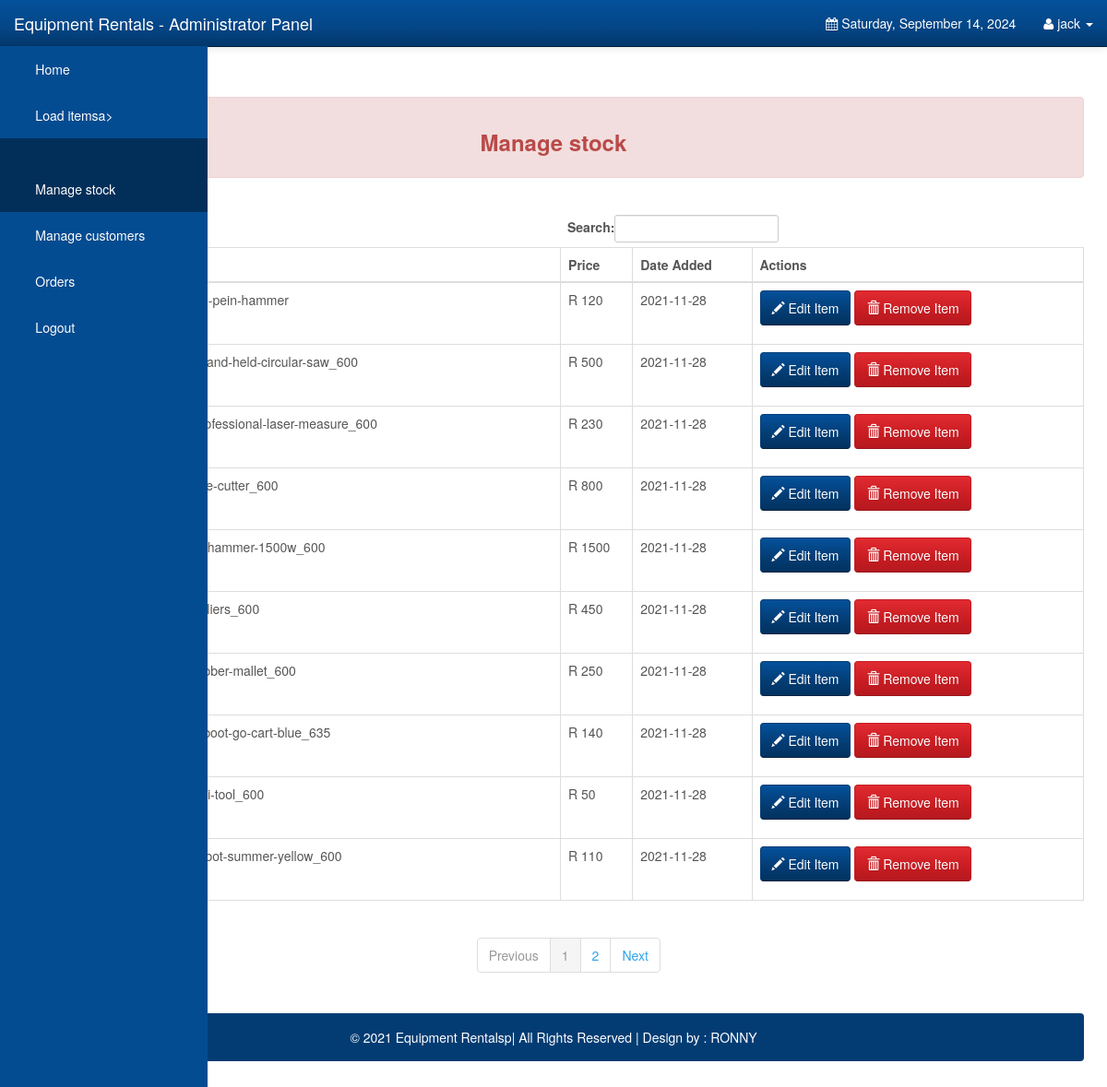
Page /Admin/itemssample.php (signed in) on the committed database.
### tables this page shows
CREATE TABLE `items` (
  `item_id` int(10) UNSIGNED NOT NULL,
  `item_name` varchar(5000) NOT NULL DEFAULT '',
  `item_price` double DEFAULT NULL,
  `item_image` varchar(5000) NOT NULL DEFAULT '',
  `item_date` date NOT NULL DEFAULT '0000-00-00'
);

### Admin/itemssample.php (the view, shortened to what this page needs)
<!DOCTYPE html>
<html lang="en">
<head>
    <link rel="stylesheet" type="text/css" href="bootstrap/css/bootstrap.min.css" />
    <link rel="stylesheet" type="text/css" href="font-awesome/css/font-awesome.min.css" />
    <link rel="stylesheet" type="text/css" href="css/local.css" />
</head>
<body>
    <div id="wrapper">
        <nav class="navbar navbar-inverse navbar-fixed-top" role="navigation">
            <div class="navbar-header">
                <a class="navbar-brand" href="index.php">Equipment Rentals - Administrator Panel</a>
            </div>
            <div class="collapse navbar-collapse navbar-ex1-collapse">
                <ul class="nav navbar-nav side-nav">
                    <li><a href="index.php"> &nbsp; &nbsp; &nbsp; Home</a></li>
					<li><a data-toggle="modal" data-target="#uploadModal"> &nbsp; &nbsp; &nbsp; Load itemsa></li>
					<li class="active"><a href="items.php"> &nbsp; &nbsp; &nbsp; Manage stock</a></li>
					<li><a href="customers.php"> &nbsp; &nbsp; &nbsp; Manage customers</a></li>
					<li><a href="orderdetails.php"> &nbsp; &nbsp; &nbsp; Orders</a></li>
					<li><a href="logout.php"> &nbsp; &nbsp; &nbsp; Logout</a></li>
                </ul>
                <ul class="nav navbar-nav navbar-right navbar-user">
                    <li class="dropdown messages-dropdown">
                        <a href="#"><i class="fa fa-calendar"></i>  <?php
                            $Today=date('y:m:d');
                            $new=date('l, F d, Y',strtotime($Today));
                            echo $new; ?></a>
                    </li>
                     <li class="dropdown user-dropdown">
                        <a href="#" class="dropdown-toggle" data-toggle="dropdown"><i class="fa fa-user"></i> <?php   extract($_SESSION); echo $admin_username; ?><b class="caret"></b></a>
                    </li>
                </ul>
            </div>
        </nav>
    </div>
        <div id="page-wrapper">
			 <div class="alert alert-danger">
               <center> <h3><strong>Manage stock</strong> </h3></center>
		    </div>
		    <br />
			<div class="table-responsive">
                <table class="display table table-bordered" id="example" cellspacing="0" width="100%">
                    <thead>
                        <tr>
                            <th>Image</th>
                            <th>Name of Item</th>
				            <th>Price</th>
				            <th>Date Added</th>
                            <th>Actions</th>
                        </tr>
                    </thead>
                    <tbody>
			        <?php
                       include("config.php");
	                    $stmt = $DB_con->prepare('SELECT * FROM items');
	                    $stmt->execute();
	                    if($stmt->rowCount() > 0)
	                    {
		            while($row=$stmt->fetch(PDO::FETCH_ASSOC))
		            {
			            extract($row);
			    ?>
                <tr>
                  <td>
				<center> <img src="item_images/<?php echo $item_image; ?>" class="img img-rounded"  width="50" height="50" /></center>
				 </td>
                 <td><?php echo $item_name; ?></td>
				 <td>R <?php echo $item_price; ?></td>
				 <td><?php echo $item_date; ?></td>
				 <td>
				 <a class="btn btn-info" href="edititem.php?edit_id=<?php echo $row['item_id']; ?>" title="click for edit" onclick="return confirm('Are you sure edit this item?')"><span class='glyphicon glyphicon-pencil'></span> Edit Item</a>
                  <a class="btn btn-danger" href="?delete_id=<?php echo $row['item_id']; ?>" title="click for delete" onclick="return confirm('Are you sure to remove this item?')"><span class='glyphicon glyphicon-trash'></span> Remove Item</a>
                  </td>
                </tr>
              <?php
		}
		echo "</tbody>";
		echo "</table>";
		echo "</div>";
		echo "<br />";
		echo '<div class="alert alert-default" style="background-color:#033c73;">
                       <p style="color:white;text-align:center;">
                       &copy 2021 Equipment Rentalsp| All Rights Reserved |  Design by : RONNY
						</p>
                    </div>
	</div>';
	}
?>
	<br />
	<br />
</body>
</html>

### Admin/css/local.css (style rules this page uses)
#wrapper { padding-left: 0; }
#page-wrapper { width: 100%; padding: 5px 15px; }
body { font-family: "Helvetica Neue", Helvetica, Arial, sans-serif; font-size: 14px; line-height: 1.42857143; color: #555555; background-color: #ffffff; }
.btn { display: inline-block; margin-bottom: 0; font-weight: normal; text-align: center; vertical-align: middle; cursor: pointer; background-image: none; border: 1px solid transparent; white-space: nowrap; padding: 8px 12px; font-size: 14px; line-height: 1.42857143; border-radius: 4px; -webkit-user-select: none; -moz-user-select: none; -ms-user-select: none; user-select: none; }
.btn-info { color: #ffffff; background-color: #033c73; border-color: #033c73; }
.btn-danger { color: #ffffff; background-color: #c71c22; border-color: #c71c22; }
.navbar-inverse { background-color: #033c73; border-color: #022f5a; }
.navbar-inverse .navbar-brand { color: #ffffff; }
.navbar-inverse .navbar-nav > li > a { color: #ffffff; }
.navbar-inverse .navbar-nav > .active > a, .navbar-inverse .navbar-nav > .active > a:hover, .navbar-inverse .navbar-nav > .active > a:focus { color: #ffffff; background-color: #022f5a; }
.navbar-inverse .navbar-collapse, .navbar-inverse .navbar-form { border-color: #022a50; }
.alert-danger { background-color: #f2dede; border-color: #eed3d7; color: #b94a48; }
.navbar { background-image: -webkit-linear-gradient(#54b4eb, #2fa4e7 60%, #1d9ce5); background-image: linear-gradient(#54b4eb, #2fa4e7 60%, #1d9ce5); background-repeat: no-repeat; filter: progid:DXImageTransform.Microsoft.gradient(startColorstr='#ff54b4eb', endColorstr='#ff1d9ce5', GradientType=0); border-bottom: 1px solid #178acc; filter: none; -webkit-box-shadow: 0 1px 10px rgba(0, 0, 0, 0.1); box-shadow: 0 1px 10px rgba(0, 0, 0, 0.1); }
.navbar .navbar-nav > li > a, .navbar-brand { text-shadow: 0 1px 0 rgba(0, 0, 0, 0.1); }
.navbar-inverse { background-image: -webkit-linear-gradient(#04519b, #044687 60%, #033769); background-image: linear-gradient(#04519b, #044687 60%, #033769); background-repeat: no-repeat; filter: progid:DXImageTransform.Microsoft.gradient(startColorstr='#ff04519b', endColorstr='#ff033769', GradientType=0); filter: none; border-bottom: 1px solid #022241; }
.btn { text-shadow: 0 1px 0 rgba(0, 0, 0, 0.1); }
.btn-info { background-image: -webkit-linear-gradient(#04519b, #033c73 60%, #02325f); background-image: linear-gradient(#04519b, #033c73 60%, #02325f); background-repeat: no-repeat; filter: progid:DXImageTransform.Microsoft.gradient(startColorstr='#ff04519b', endColorstr='#ff02325f', GradientType=0); filter: none; border-bottom: 1px solid #022241; }
.btn-danger { background-image: -webkit-linear-gradient(#e12b31, #c71c22 60%, #b5191f); background-image: linear-gradient(#e12b31, #c71c22 60%, #b5191f); background-repeat: no-repeat; filter: progid:DXImageTransform.Microsoft.gradient(startColorstr='#ffe12b31', endColorstr='#ffb5191f', GradientType=0); filter: none; border-bottom: 1px solid #9a161a; }
.clearfix:before, .clearfix:after, .container:before, .container:after, .container-fluid:before, .container-fluid:after, .row:before, .row:after, .form-horizontal .form-group:before, .form-horizontal .form-group:after, .btn-toolbar:before, .btn-toolbar:after, .btn-group-vertical > .btn-group:before, .btn-group-vertical > .btn-group:after, .nav:before, .nav:after, .navbar:before, .navbar:after, .navbar-header:before, .navbar-header:after, .navbar-collapse:before, .navbar-collapse:after, .pager:before, .pager:after, .panel-body:before, .panel-body:after, .modal-footer:before, .modal-footer:after { content: " "; display: table; }
.clearfix:after, .container:after, .container-fluid:after, .row:after, .form-horizontal .form-group:after, .btn-toolbar:after, .btn-group-vertical > .btn-group:after, .nav:after, .navbar:after, .navbar-header:after, .navbar-collapse:after, .pager:after, .panel-body:after, .modal-footer:after { clear: both; }
a { color: #2fa4e7; text-decoration: none; }
@media (min-width:768px) { #wrapper { padding-left: 225px; } }
@media (min-width:768px) { #page-wrapper { padding: 15px 25px; } }
@media (min-width:768px) { .side-nav { margin-left: -225px; left: 225px; width: 225px; position: fixed; top: 50px; height: 100%; border-radius: 0; border: none; background-color: #044C92; overflow-y: auto; } }
@media (min-width:768px) { .side-nav>li>a { width: 225px; } }
@media (min-width:768px) { .navbar-collapse { padding-left: 15px !important; padding-right: 15px !important; } }

### rows in the picture
items: item_price "120", item_date "2021-11-28"
items: item_name "bosch-gks-190-hand-held-circular-saw_600", item_price "500", item_date "2021-11-28"
items: item_name "bosch-glm-80-professional-laser-measure_600", item_price "230", item_date "2021-11-28"
items: item_price "800", item_date "2021-11-28"
items: item_name "ingco-drill-rotary-hammer-1500w_600", item_price "1500", item_date "2021-11-28"
items: item_price "450", item_date "2021-11-28"
items: item_price "250", item_date "2021-11-28"
items: item_name "neptune-clipper-boot-go-cart-blue_635", item_price "140", item_date "2021-11-28"
items: item_price "50", item_date "2021-11-28"
items: item_name "neptun-marina-boot-summer-yellow_600", item_price "110", item_date "2021-11-28"

### other values in the picture
$admin_username "jack"
